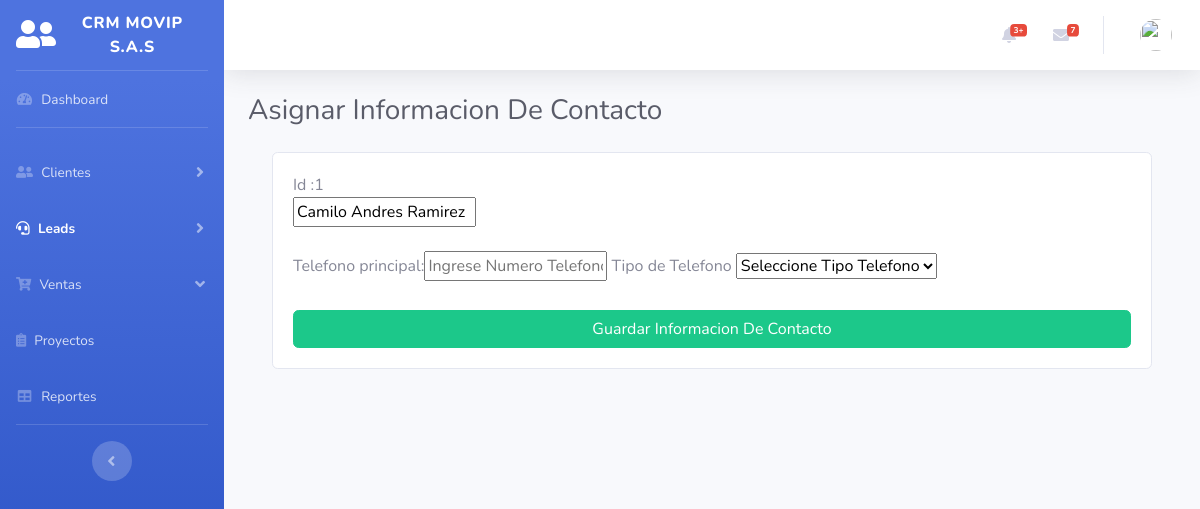
/AsignarInformacionContacto.php?id=1 (signed in), run on an earlier commit of the app's database.
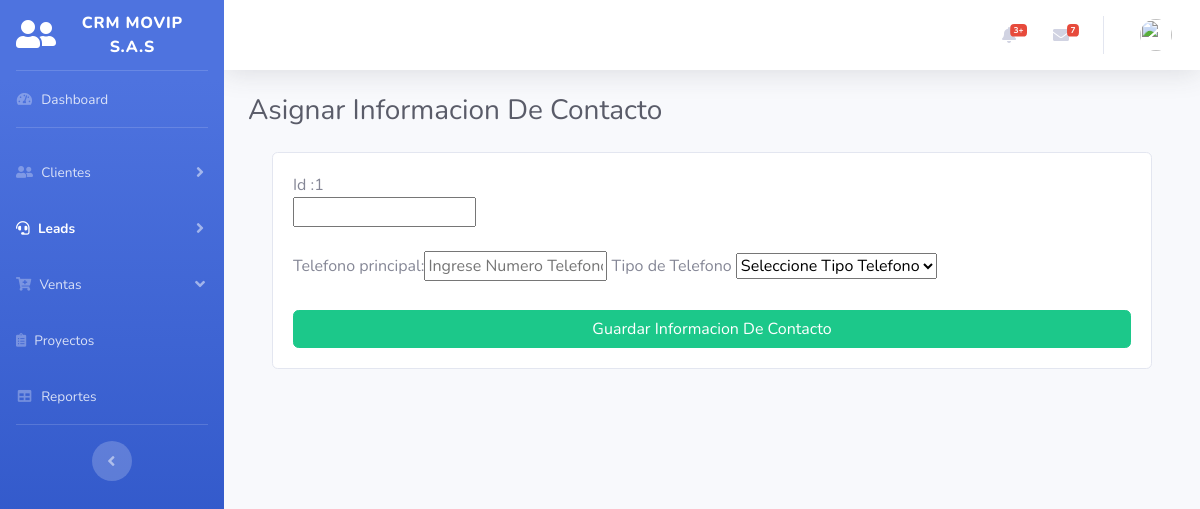
And on a later commit of the database.
### tables this page shows
CREATE TABLE `leads` (
  `id_lead` int(10) NOT NULL,
  `nombre_lead` varchar(50) NOT NULL,
  `segundo_nombre_lead` varchar(50) NOT NULL,
  `primer_apellido_lead` varchar(50) NOT NULL,
  `segundo_apellido_lead` varchar(50) NOT NULL,
  `tipodocumento_lead` varchar(100) NOT NULL,
  `documento_lead` int(20) NOT NULL,
  `telefono_lead` bigint(100) NOT NULL,
  `email_lead` varchar(50) NOT NULL,
  `departamento_lead` varchar(100) NOT NULL,
  `ciudad_lead` varchar(30) NOT NULL,
  `direccion_lead` varchar(100) NOT NULL,
  `estado_lead` int(20) NOT NULL,
  `compañia_lead` varchar(100) NOT NULL,
  `asignado_lead` varchar(30) NOT NULL,
  `comentario_lead` text NOT NULL,
  `recurso_lead` varchar(50) NOT NULL
);

### AsignarInformacionContacto.php (the view, shortened to what the changed rows need)
<?php
include("conlead.php");
$id = $_GET['id'];
?>
<!DOCTYPE html>
<html lang="en">
<head>
  <link href="vendor/fontawesome-free/css/all.min.css" rel="stylesheet" type="text/css">
  <link href="css/sb-admin-2.min.css" rel="stylesheet">
</head>
<body id="page-top">
  <div id="wrapper">
    <div id="content-wrapper" class="d-flex flex-column">
      <div id="content">
        <div class="container-fluid">
          <div class="d-sm-flex align-items-center justify-content-between mb-4">
            <h1 class="h3 mb-0 text-gray-800">Asignar Informacion De Contacto</h1>
          </div>
          <fieldset>
            <div class="container p-8">
              <div class="group">
                <div class="card card-body">
                  <form class="form-contact" action="RegistroContacto.php" method='POST'>
                    <?php
                    $sql = "SELECT * FROM crmpry.leads WHERE id_lead = '$id'";
                    $result = mysqli_query($conexion2, $sql);
                    while ($mostrar = mysqli_fetch_array($result)) {
                      echo 'Id :';
                      echo "<td>" . $mostrar['id_lead'] . "</td>";
                      echo " <br>";
                      echo "<input type='text' size='18' name='lead_telefono' value ='$mostrar[nombre_lead] $mostrar[segundo_nombre_lead] $mostrar[primer_apellido_lead]'> ";
                      echo '<br>';
                      echo '<br>';
                    }
                    ?>
                    <label>Telefono principal: </label><input type="text" size="18" name="telefono_telefono" required placeholder="Ingrese Numero Telefono ">
                    <label>Tipo de Telefono </label>
                    <select name="tipo_telefono">
                      <option type="text" size="25" value="Elegir" id="TT">Seleccione Tipo Telefono</option>
                    </select>
                    <br>
                    <br>
                    <input type="submit" class="btn btn-success btn-block" name="submit" value="Guardar Informacion De Contacto">
                </div>
              </div>
            </div>
        </div>
      </div>
    </div>
</body>

What changed in the data, as far as the page shows it:
changed leads id 1: lead_telefono "Camilo Andres Ramirez" → (not shown)
